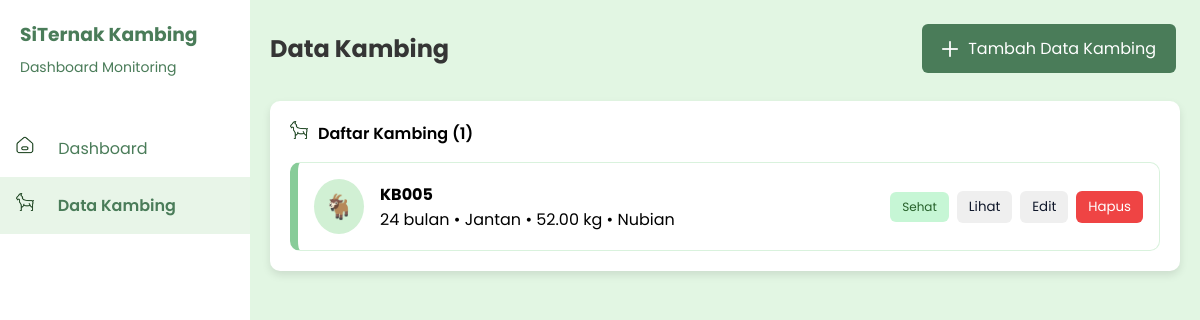
Before: /views/data_kambing.php with the older database file.
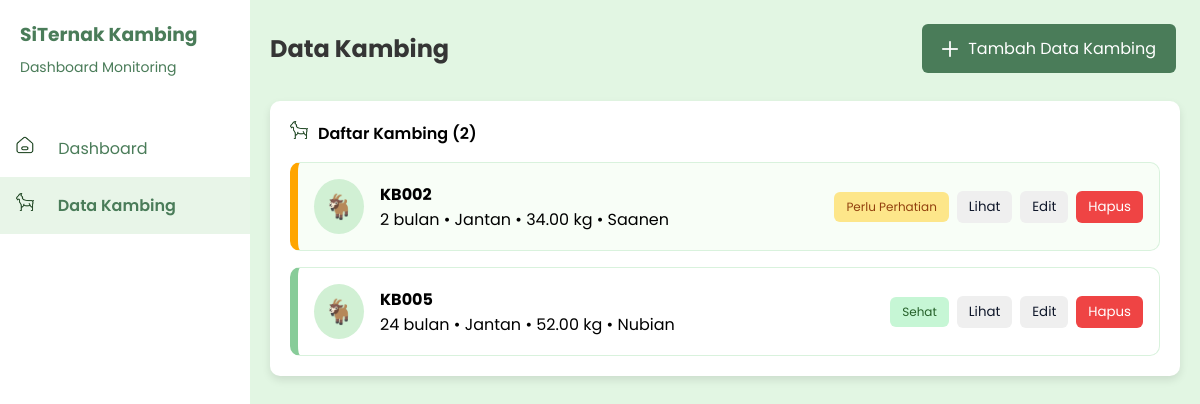
After: the same page with the newer database file.
### tables this page shows
CREATE TABLE `kambing` (
  `id_kambing` int(11) NOT NULL,
  `id_kandang` int(11) DEFAULT NULL,
  `name` varchar(50) DEFAULT NULL,
  `age` int(11) DEFAULT NULL,
  `jenis_kelamin` enum('Jantan','Betina') DEFAULT NULL,
  `ras` varchar(50) DEFAULT NULL,
  `berat` decimal(10,2) DEFAULT NULL,
  `status_kesehatan` varchar(25) DEFAULT NULL,
  `tanggal_lahir` date DEFAULT NULL,
  `tanggal_masuk` date DEFAULT NULL,
  `asal` enum('Lahir','Adopsi') DEFAULT NULL,
  `last_updated` datetime DEFAULT current_timestamp() ON UPDATE current_timestamp()
);

### config/database.php (called while the page is built, shortened)
<?php
require_once 'db_connect.php';
function getDataKambing()
{
    global $koneksi;
    $sql = "
        SELECT
            k.id_kambing, k.name, k.age, k.id_kandang, k.tanggal_lahir, k.jenis_kelamin,
            k.tanggal_masuk, k.asal, k.ras, k.berat, k.status_kesehatan,
            (SELECT berat_kg FROM berat_kambing WHERE id_kambing = k.id_kambing ORDER BY tanggal DESC LIMIT 1) AS berat_terakhir,
            (SELECT suhu FROM data_sensor WHERE id_kandang = k.id_kandang ORDER BY timestamp DESC LIMIT 1) AS suhu,
            (SELECT kelembapan FROM data_sensor WHERE id_kandang = k.id_kandang ORDER BY timestamp DESC LIMIT 1) AS kelembapan
        FROM kambing k
        ORDER BY k.id_kambing DESC
    ";
    $result = $koneksi->query($sql);
    $data = [];
    while ($row = $result->fetch_assoc()) {
        $data[] = $row;
    }
    return $data;
}

### views/data_kambing.php (the view, shortened to what this page needs)
<?php
$isLoggedIn = isset($_SESSION['loggedin']) && $_SESSION['loggedin'] === true;
require '../config/database.php';
$kambingList = getDataKambing();
$currentPage = basename($_SERVER['PHP_SELF']);
?>
<!DOCTYPE html>
<html lang="en">
<head>
    <link rel="stylesheet" href="../assets/css/style.css">
</head>
<body>
    <div class="dashboard-container">
        <aside id="sidebar" class="sidebar">
            <div class="sidebar-header">
                <h3>SiTernak Kambing</h3>
                <p>Dashboard Monitoring</p>
            </div>
            <nav>
                <a href="../index.php" class="<?php echo $currentPage == 'index.php' ? 'active' : ''; ?>">
                    <img class="sidebar-icon" src="../assets/images/icons/dashboard.png" alt="dashboard">
                    <span>Dashboard</span>
                </a>
                <a href="data_kambing.php" class="<?php echo $currentPage == 'data_kambing.php' ? 'active' : ''; ?>">
                    <img class="sidebar-icon" src="../assets/images/icons/goat.png" alt="goat">
                    <span>Data Kambing</span>
                </a>
            </nav>
        </aside>
        <main id="main-content" class="main-content">
            <div class="kambing-header">
                <h2>Data Kambing</h2>
                <button class="btn-add-kambing" type="button" onclick="<?php echo $isLoggedIn ? '' : 'window.location.href=\'auth/login.php\'' ?>">
                    <img class="plus-icon" src="../assets/images/icons/plus-white.png" alt="goat">
                    Tambah Data Kambing
                </button>
            </div>
            <div class="kambing-container">
                <p><img class="kambing-list-icon" src="../assets/images/icons/goat.png" alt="goat">Daftar Kambing (<?= count($kambingList) ?>)</p>
                <div class="kambing-list">
                    <?php if (empty($kambingList)): ?>
                        <p>Belum ada data kambing</p>
                    <?php else: ?>
                        <?php foreach ($kambingList as $row): ?>
                            <div class="kambing-card <?= strtolower($row['status_kesehatan']) == 'perlu perhatian' ? 'warning' : '' ?>">
                                <div class="kambing-info">
                                    <div class="kambing-icon">🐐</div>
                                    <div>
                                        <strong><?= str_pad($row['name'], 3, '0', STR_PAD_LEFT) ?></strong><br>
                                        <?= $row['age'] ?> bulan • <?= $row['jenis_kelamin'] ?> • <?= $row['berat'] ?: '0' ?> kg • <?= $row['ras'] ?>
                                    </div>
                                </div>
                                <div class="kambing-actions">
                                    <span class="status <?= $row['status_kesehatan'] == 'Sehat' ? 'green' : 'orange' ?>">
                                        <?= $row['status_kesehatan'] ?? 'Tidak Diketahui' ?>
                                    </span>
                                    <button class="btn-lihat" data-kambing='<?= json_encode($row) ?>'>Lihat</button>
                                    <button class="btn-edit" data-kambing='<?= json_encode($row) ?>'>Edit</button>
                                    <button class="btn-hapus" data-kambing='<?= json_encode($row) ?>'>Hapus</button>
                                </div>
                            </div>
                        <?php endforeach; ?>
                    <?php endif; ?>
                </div>
            </div>
        </main>
    </div>
</body>
</html>

### assets/css/style.css (style rules this page uses)
:root { --primary-green: #2E7d32; --secondary-green-color: #2A6B2D; --light-color: #F4F4F4; --red-color: #ef4444; --green-hover-color: #85c088; --light-green-hover-color: #E8F5E8; --light-green-bg: #E2F6E3; --text-color-dark-green: #0D260F; --text-color-green: #4A7C59; --text-color-dark: #353535; --text-color-light: #FFFFFF; --button-color: #4A7C59; --border-color: #DDDDDD; }
* { margin: 0; padding: 0; box-sizing: border-box; }
body { min-height: 100vh; background-color: var(--light-green-bg); font-family: 'Poppins', sans-serif; }
.plus-icon { width: 16px; height: 16px; margin-right: 10px; object-fit: contain; }
.dashboard-container { display: flex; min-height: 100vh; flex-wrap: wrap; }
.sidebar { background-color: white; display: flex; flex-direction: column; width: 250px; height: 100vh; position: fixed; box-sizing: border-box; transition: transform 0.3s ease-in-out; }
.sidebar-header { padding: 1.25rem; color: var(--text-color-green); position: relative; }
.sidebar-header p { font-size: 14px; padding: 8px 0 10px; }
.sidebar nav { margin-top: 0.75rem; display: flex; flex-direction: column; }
.sidebar nav a { color: var(--text-color-green); padding: 1rem; text-decoration: none; transition: transform 0.2s; }
.sidebar a.active { background-color: var(--light-green-hover-color); font-weight: 600; transition: 0.2s ease-in-out; }
.sidebar-icon { width: 18px; height: 18px; margin-right: 20px; object-fit: contain; }
.main-content { margin-left: 250px; flex-grow: 1; padding: 1.25rem; box-sizing: border-box; }
.kambing-header { color: var(--text-color-dark); display: flex; justify-content: space-between; align-items: center; margin-bottom: 20px; }
.btn-add-kambing { display: inline-flex; background-color: var(--button-color); color: white; border: none; padding: 12px 20px; text-decoration: none; text-align: center; align-items: center; font-family: 'Poppins', sans-serif; font-size: 16px; margin: 4px; cursor: pointer; border-radius: 6px; }
.kambing-container { background-color: #ffffff; border-radius: 10px; box-shadow: 0 4px 8px rgba(0, 0, 0, 0.1); padding: 20px; margin-top: 1.5rem; margin-bottom: 30px; clear: both; }
.kambing-container p { font-weight: 600; }
.kambing-list-icon { width: 18px; height: 18px; margin-right: 10px; object-fit: contain; }
.kambing-list { display: flex; flex-direction: column; gap: 1rem; margin-top: 1rem; }
.kambing-card { background: #fff; border: 1px solid #d9f2dd; border-left: 8px solid #88cc99; padding: 1rem; border-radius: 10px; display: flex; justify-content: space-between; align-items: center; }
.kambing-card.warning { background: #f8fef7; border-left: 8px solid orange; }
.kambing-info { display: flex; align-items: center; gap: 1rem; }
.kambing-icon { font-size: 24px; background: #d1f0d4; border-radius: 50%; padding: 10px; }
.kambing-actions { display: flex; gap: 0.5rem; align-items: center; }
.kambing-actions button { padding: 6px 12px; border: none; border-radius: 6px; cursor: pointer; }
.btn-lihat, .btn-edit { font-family: 'Poppins', sans-serif; border: 1px solid #cbd5e1; color: #0f172a; }
.btn-hapus { font-family: 'Poppins', sans-serif; background-color: var(--red-color); color: white; border: none; }
.status { font-size: 12px; padding: 6px 12px; border-radius: 6px; }
.status.green { background: #c6f6d5; color: #256029; }
.status.orange { background: #fde68a; color: #92400e; }
.btn-lihat, .btn-edit { border: 1px solid #cbd5e1; color: #0f172a; }
.btn-hapus { background-color: var(--red-color); color: white; border: none; }

Changed rows visible on the page:
added kambing: name "KB002", age "2", jenis_kelamin "Jantan", berat "34.00", ras "Saanen", status_kesehatan "Perlu Perhatian"
Other visible differences:
count($kambingList): "1" → "2"
